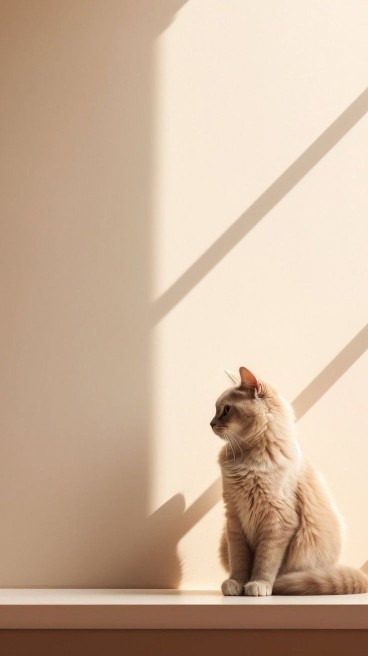
#> input picture rasm0.jpg, 736 x 1312 px (shown at 1/2 size); its folder holds 4 pictures in this run
$ python main.py
#> lines starting #> are read from the running program, lines starting #| are printed output that depends on the picture
import cv2

for i in range(5):
    rasm = cv2.imread(f"rasm{i}.jpg")
#> rasm is the input picture: shape (1312, 736, 3); mean B, G, R 156.9, 179.8, 205.3
    oqqora = cv2.cvtColor(rasm, cv2.COLOR_BGR2GRAY)
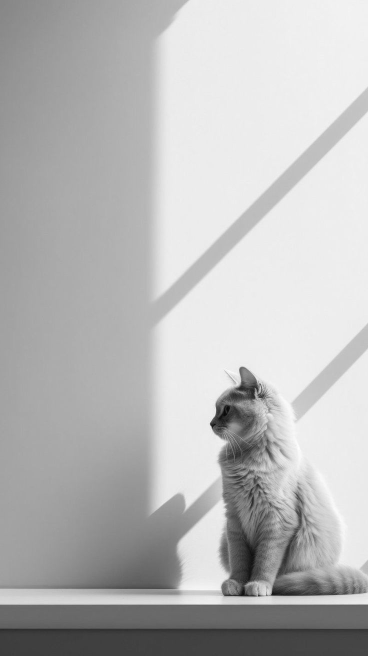
#> oqqora: shape (1312, 736) (shown at 1/2 size); min 4, max 254, mean 184.8
    cv2.imwrite(f"rasm{i}_oqqora.jpg", oqqora)
#> pass 2 of the loop `for i in range(5):`:
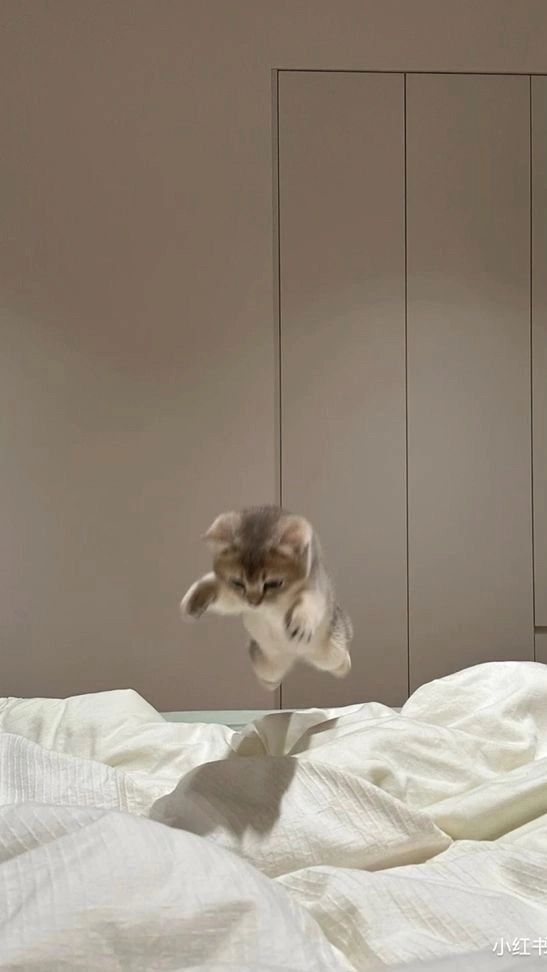
#> input picture rasm1.jpg, 547 x 972 px
#> rasm is the input picture: shape (972, 547, 3); mean B, G, R 125, 138.1, 149.5
#> `oqqora = cv2.cvtColor(rasm, cv2.COLOR_BGR2GRAY)`:
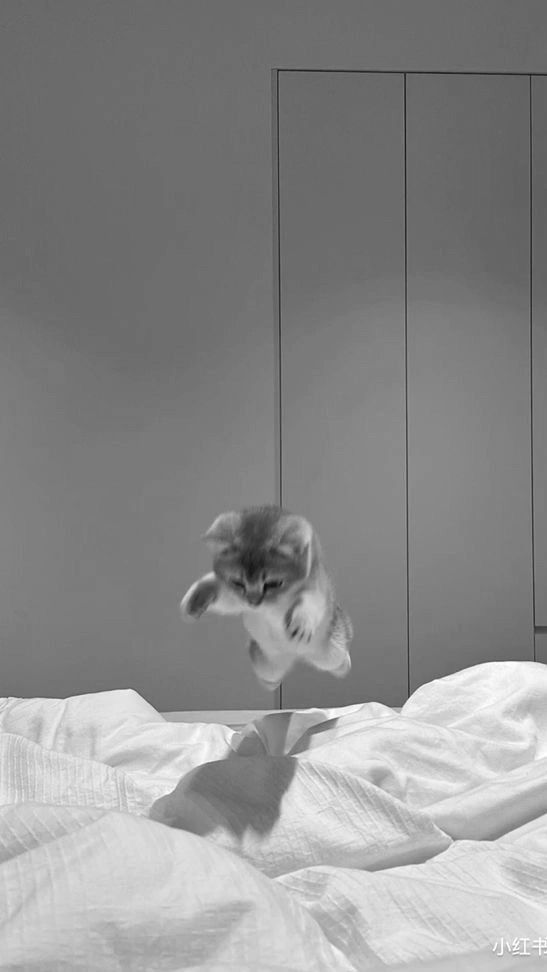
#> oqqora: shape (972, 547); min 14, max 255, mean 140.1
#> (the run stopped early here; a loop or call above may not have finished)
